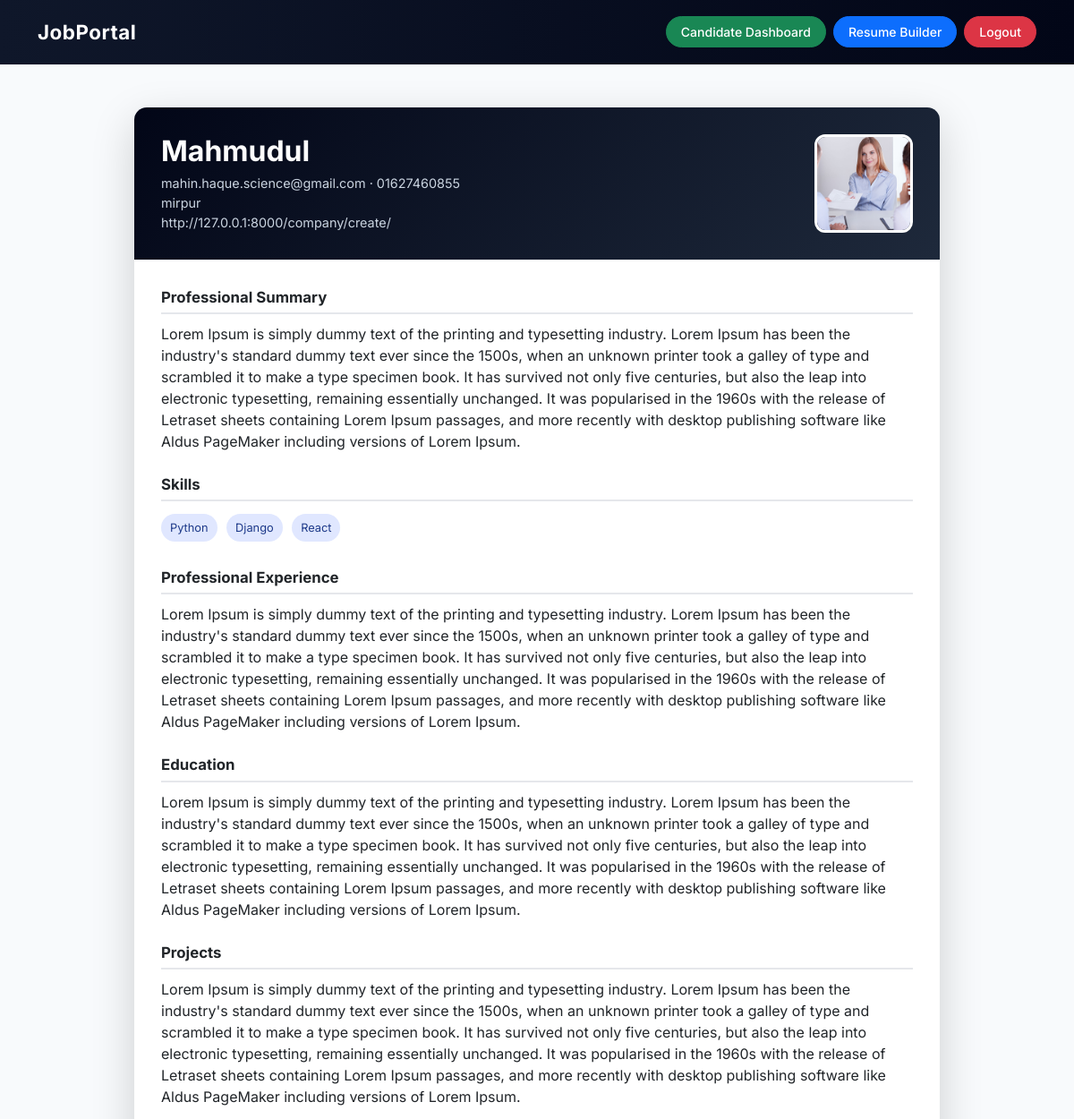
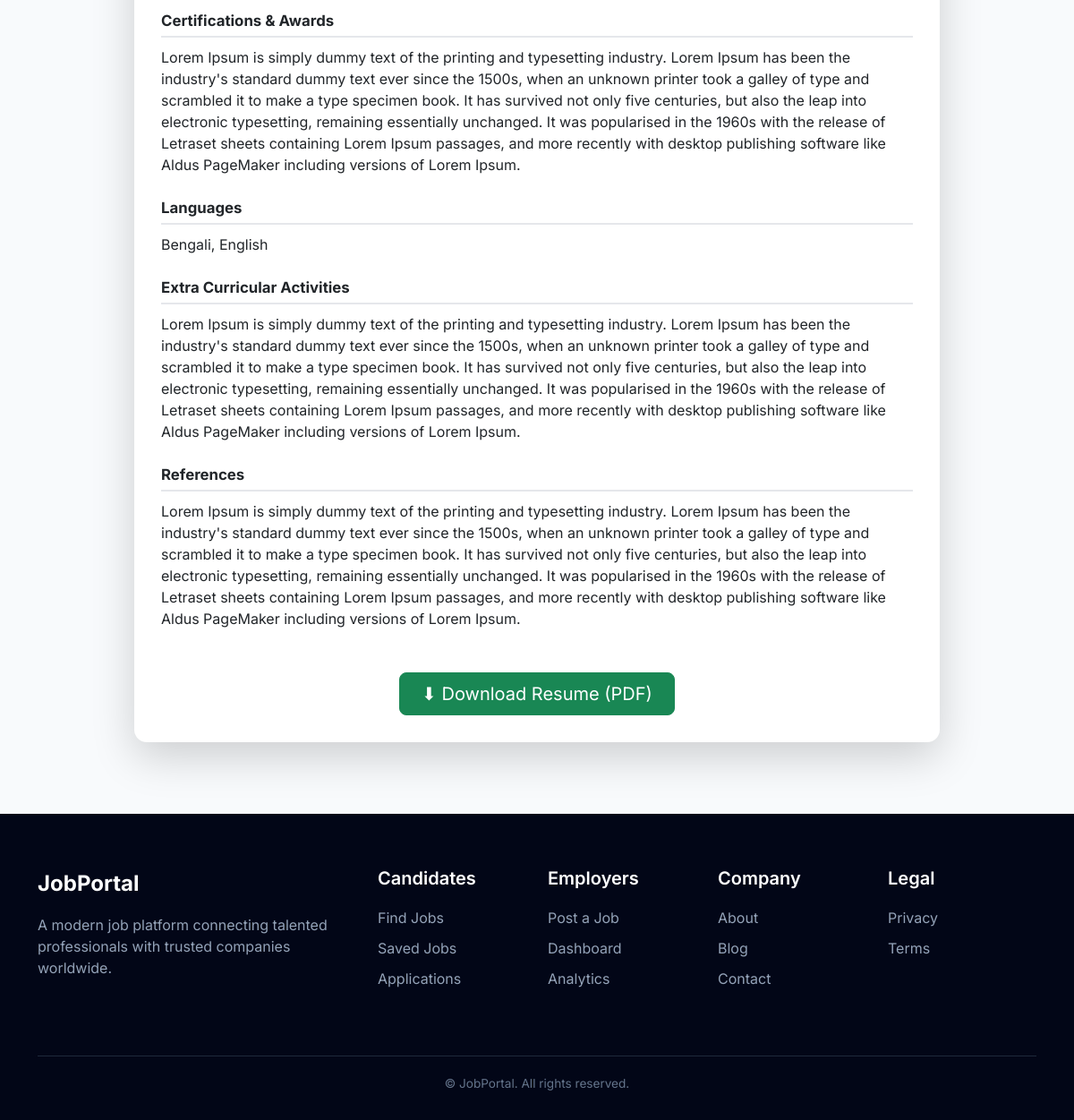
/resume/preview/ (signed in), run on the app's committed database (2 pictures, top to bottom).
### accounts/models.py (models this page shows, shortened)
class Resume(models.Model):
    user = models.OneToOneField(User, on_delete=models.CASCADE)
    photo = models.ImageField(upload_to='resumes/photos/', blank=True, null=True)
    full_name = models.CharField(max_length=200)
    email = models.EmailField()
    phone = models.CharField(max_length=20, blank=True)
    address = models.CharField(max_length=255, blank=True)
    website = models.URLField(blank=True)
    summary = models.TextField(blank=True)
    skills = models.TextField(blank=True, help_text="Comma separated skills")
    experience = models.TextField(blank=True)
    education = models.TextField(blank=True)
    projects = models.TextField(blank=True)
    certifications = models.TextField(blank=True)
    languages = models.TextField(blank=True)
    extracurricular = models.TextField(blank=True)
    references = models.TextField(blank=True)
    updated_at = models.DateTimeField(auto_now=True)
    ROLE_CHOICES = (
        ('candidate', 'Candidate'),
        ('employer', 'Employer'),
    )
    user = models.ForeignKey(User, on_delete=models.CASCADE)
    role = models.CharField(max_length=20, choices=ROLE_CHOICES)
    name = models.CharField(max_length=100)
    designation = models.CharField(max_length=150, blank=True)
    company = models.CharField(max_length=150, blank=True)
    message = models.TextField()
    image = models.ImageField(upload_to='reviews/', blank=True, null=True)
    is_approved = models.BooleanField(default=False)
    created_at = models.DateTimeField(auto_now_add=True)

### accounts/views.py (the view)
# urls.py: path('resume/preview/', views.resume_preview, name='resume_preview'),
@login_required
def resume_preview(request):
    resume = Resume.objects.get(user=request.user)
    skills_list = [s.strip() for s in resume.skills.split(',')] if resume.skills else []
    return render(request, 'resume/preview.html', {
        'resume': resume,
        'skills_list': skills_list,
    })

### templates/resume/preview.html (shortened to what this page needs)
{% extends "base.html" %}
{% block content %}
<div class="resume-wrapper my-5">
  <div class="resume-card shadow-lg">
    <div class="resume-header">
      <div class="row align-items-center">
        <div class="col-md-9">
          <h2>{{ resume.full_name }}</h2>
          <p>{{ resume.email }} · {{ resume.phone }}</p>
          <p>{{ resume.address }}</p>
          {% if resume.website %}
            <p>{{ resume.website }}</p>
          {% endif %}
        </div>
        <div class="col-md-3 text-md-end mt-3 mt-md-0">
          {% if resume.photo %}
            <img src="{{ resume.photo.url }}" class="resume-photo">
          {% endif %}
        </div>
      </div>
    </div>
    <div class="resume-body">
      {% if resume.summary %}
      <div class="mb-4">
        <div class="section-title">Professional Summary</div>
        <p>{{ resume.summary }}</p>
      </div>
      {% endif %}
      {% if skills_list %}
      <div class="mb-4">
        <div class="section-title">Skills</div>
        {% for skill in skills_list %}
          <span class="skill-badge">{{ skill }}</span>
        {% endfor %}
      </div>
      {% endif %}
      {% if resume.experience %}
      <div class="mb-4">
        <div class="section-title">Professional Experience</div>
        <p>{{ resume.experience }}</p>
      </div>
      {% endif %}
      {% if resume.education %}
      <div class="mb-4">
        <div class="section-title">Education</div>
        <p>{{ resume.education }}</p>
      </div>
      {% endif %}
      {% if resume.projects %}
      <div class="mb-4">
        <div class="section-title">Projects</div>
        <p>{{ resume.projects }}</p>
      </div>
      {% endif %}
      {% if resume.certifications %}
      <div class="mb-4">
        <div class="section-title">Certifications & Awards</div>
        <p>{{ resume.certifications }}</p>
      </div>
      {% endif %}
      {% if resume.languages %}
      <div class="mb-4">
        <div class="section-title">Languages</div>
        <p>{{ resume.languages }}</p>
      </div>
      {% endif %}
      {% if resume.extracurricular %}
      <div class="mb-4">
        <div class="section-title">Extra Curricular Activities</div>
        <p>{{ resume.extracurricular }}</p>
      </div>
      {% endif %}
      {% if resume.references %}
      <div class="mb-4">
        <div class="section-title">References</div>
        <p>{{ resume.references }}</p>
      </div>
      {% endif %}
      <div class="text-center mt-5">
        <a href="{% url 'resume_download' %}"
           class="btn btn-success btn-lg px-4">
          ⬇ Download Resume (PDF)
        </a>
      </div>
    </div>
  </div>
</div>
{% endblock %}

### templates/base.html (style rules this page uses)
body { font-family: 'Inter', sans-serif; background: #f8fafc; }

### templates/resume/preview.html (style rules this page uses)
.resume-wrapper { max-width: 900px; margin: auto; }
.resume-card { background: #ffffff; border-radius: 14px; overflow: hidden; }
.resume-header { background: linear-gradient(135deg, #020617, #1e293b); color: white; padding: 30px; }
.resume-header h2 { font-weight: 700; margin-bottom: 6px; }
.resume-header p { margin: 0; font-size: 0.9rem; color: #cbd5e1; }
.resume-body { padding: 30px; }
.section-title { font-weight: 700; font-size: 1.05rem; margin-bottom: 10px; border-bottom: 2px solid #e5e7eb; padding-bottom: 4px; }
.skill-badge { background: #e0e7ff; color: #1e3a8a; padding: 6px 10px; border-radius: 20px; font-size: 0.8rem; margin: 4px 6px 4px 0; display: inline-block; }
.resume-photo { width: 110px; height: 110px; object-fit: cover; border-radius: 12px; border: 3px solid #ffffff; }

### data on the page
Resume: full_name "Mahmudul", email "mahin.haque.science@gmail.com", phone "01627460855", address "mirpur", website "http://127.0.0.1:8000/company/create/", photo (picture), summary "Lorem Ipsum is simply dummy text of the printing and typesetting industry. Lorem Ipsum has been the industry's standard dummy text ever since the 1500s, when an unknown printer took a galley of type and scrambled it to make a type specimen book. It has survived not only five centuries, but also the leap into electronic typesetting, remaining essentially unchanged. It was popularised in the 1960s with the release of Letraset sheets containing Lorem Ipsum passages, and more recently with desktop publishing software like Aldus PageMaker including versions of Lorem Ipsum.", experience "Lorem Ipsum is simply dummy text of the printing and typesetting industry. Lorem Ipsum has been the industry's standard dummy text ever since the 1500s, when an unknown printer took a galley of type and scrambled it to make a type specimen book. It has survived not only five centuries, but also the leap into electronic typesetting, remaining essentially unchanged. It was popularised in the 1960s with the release of Letraset sheets containing Lorem Ipsum passages, and more recently with desktop publishing software like Aldus PageMaker including versions of Lorem Ipsum.", education "Lorem Ipsum is simply dummy text of the printing and typesetting industry. Lorem Ipsum has been the industry's standard dummy text ever since the 1500s, when an unknown printer took a galley of type and scrambled it to make a type specimen book. It has survived not only five centuries, but also the leap into electronic typesetting, remaining essentially unchanged. It was popularised in the 1960s with the release of Letraset sheets containing Lorem Ipsum passages, and more recently with desktop publishing software like Aldus PageMaker including versions of Lorem Ipsum.", projects "Lorem Ipsum is simply dummy text of the printing and typesetting industry. Lorem Ipsum has been the industry's standard dummy text ever since the 1500s, when an unknown printer took a galley of type and scrambled it to make a type specimen book. It has survived not only five centuries, but also the leap into electronic typesetting, remaining essentially unchanged. It was popularised in the 1960s with the release of Letraset sheets containing Lorem Ipsum passages, and more recently with desktop publishing software like Aldus PageMaker including versions of Lorem Ipsum.", certifications "Lorem Ipsum is simply dummy text of the printing and typesetting industry. Lorem Ipsum has been the industry's standard dummy text ever since the 1500s, when an unknown printer took a galley of type and scrambled it to make a type specimen book. It has survived not only five centuries, but also the leap into electronic typesetting, remaining essentially unchanged. It was popularised in the 1960s with the release of Letraset sheets containing Lorem Ipsum passages, and more recently with desktop publishing software like Aldus PageMaker including versions of Lorem Ipsum.", languages "Bengali, English", extracurricular "Lorem Ipsum is simply dummy text of the printing and typesetting industry. Lorem Ipsum has been the industry's standard dummy text ever since the 1500s, when an unknown printer took a galley of type and scrambled it to make a type specimen book. It has survived not only five centuries, but also the leap into electronic typesetting, remaining essentially unchanged. It was popularised in the 1960s with the release of Letraset sheets containing Lorem Ipsum passages, and more recently with desktop publishing software like Aldus PageMaker including versions of Lorem Ipsum.", references "Lorem Ipsum is simply dummy text of the printing and typesetting industry. Lorem Ipsum has been the industry's standard dummy text ever since the 1500s, when an unknown printer took a galley of type and scrambled it to make a type specimen book. It has survived not only five centuries, but also the leap into electronic typesetting, remaining essentially unchanged. It was popularised in the 1960s with the release of Letraset sheets containing Lorem Ipsum passages, and more recently with desktop publishing software like Aldus PageMaker including versions of Lorem Ipsum."

### other printed values
{{ skill }} "Python" "Django" "React"
